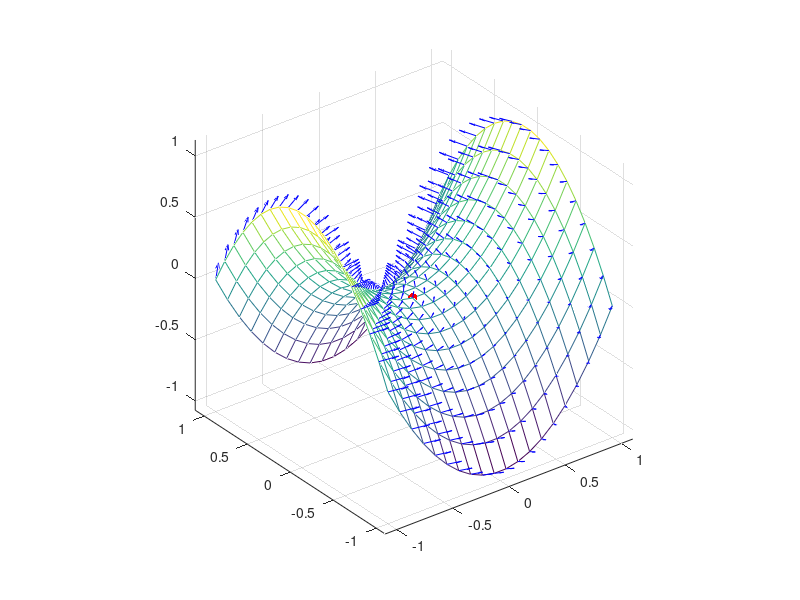

This figure's MATLAB source:
function[y]=ode1()
    figure
    % generate some data
    [X,Y] = meshgrid( linspace(-1,1,20) );
    Z = X.^2-Y.^2;
    [nx,ny,nz] = surfnorm(X,Y,Z);       % normal vectors
    [az,el,rho] = cart2sph(nx,ny,nz);   % find azimuth and elevation
    [~,ix] = max(el(:));                % find maximum elevation
    mesh(X,Y,Z)
    hold on
    scatter3(X(ix),Y(ix),Z(ix),50,'r','filled')      % saddle point
    quiver3(X,Y,Z,nx,ny,nz,'b')          % show normal vectors
    hold off
    axis equal
end